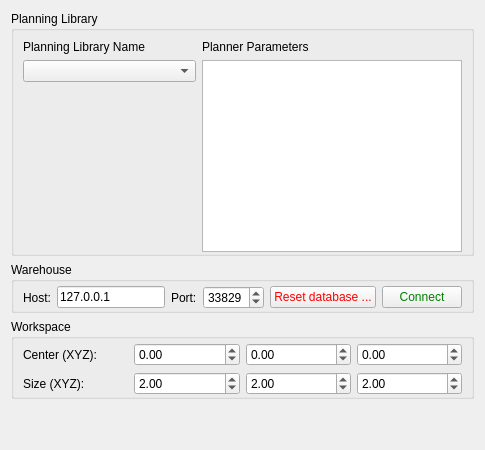
     <widget class="QWidget" name="context">
      <attribute name="title">
       <string>Context</string>
      </attribute>
      <layout class="QVBoxLayout" name="verticalLayout_3">
       <item>
        <widget class="QGroupBox" name="groupBox1">
         <property name="title">
          <string>Planning Library</string>
         </property>
         <layout class="QHBoxLayout" name="horizontalLayout_8" stretch="2,3">
          <property name="bottomMargin">
           <number>1</number>
          </property>
          <item>
           <layout class="QVBoxLayout" name="verticalLayout_13">
            <item>
             <widget class="QLabel" name="library_label">
              <property name="sizePolicy">
               <sizepolicy hsizetype="MinimumExpanding" vsizetype="Preferred">
                <horstretch>0</horstretch>
                <verstretch>0</verstretch>
               </sizepolicy>
              </property>
              <property name="text">
               <string>Planning Library Name</string>
              </property>
             </widget>
            </item>
            <item>
             <widget class="QComboBox" name="planning_algorithm_combo_box">
              <property name="sizePolicy">
               <sizepolicy hsizetype="MinimumExpanding" vsizetype="Preferred">
                <horstretch>0</horstretch>
                <verstretch>0</verstretch>
               </sizepolicy>
              </property>
             </widget>
            </item>
            <item>
             <spacer name="verticalSpacer_10">
              <property name="orientation">
               <enum>Qt::Vertical</enum>
              </property>
              <property name="sizeType">
               <enum>QSizePolicy::Expanding</enum>
              </property>
              <property name="sizeHint" stdset="0">
               <size>
                <width>20</width>
                <height>40</height>
               </size>
              </property>
             </spacer>
            </item>
           </layout>
          </item>
          <item>
           <layout class="QVBoxLayout" name="verticalLayout_14">
            <item>
             <widget class="QLabel" name="label_15">
              <property name="text">
               <string>Planner Parameters</string>
              </property>
             </widget>
            </item>
            <item>
             <widget class="moveit_rviz_plugin::MotionPlanningParamWidget" name="planner_param_treeview">
              <property name="autoScroll">
               <bool>false</bool>
              </property>
              <property name="indentation">
               <number>0</number>
              </property>
              <property name="rootIsDecorated">
               <bool>false</bool>
              </property>
              <attribute name="headerMinimumSectionSize">
               <number>20</number>
              </attribute>
             </widget>
            </item>
           </layout>
          </item>
         </layout>
        </widget>
       </item>
       <item>
        <widget class="QGroupBox" name="groupBox2">
         <property name="title">
          <string>Warehouse</string>
         </property>
         <layout class="QHBoxLayout" name="horizontalLayout">
          <property name="topMargin">
           <number>4</number>
          </property>
          <property name="bottomMargin">
           <number>1</number>
          </property>
          <item>
           <widget class="QLabel" name="label_2">
            <property name="text">
             <string>Host:</string>
            </property>
           </widget>
          </item>
          <item>
           <widget class="QLineEdit" name="database_host">
            <property name="text">
             <string>127.0.0.1</string>
            </property>
           </widget>
          </item>
          <item>
           <widget class="QLabel" name="label_3">
            <property name="text">
             <string>Port:</string>
            </property>
           </widget>
          </item>
          <item>
           <widget class="QSpinBox" name="database_port">
            <property name="maximum">
             <number>65535</number>
            </property>
            <property name="value">
             <number>33829</number>
            </property>
           </widget>
          </item>
          <item>
           <widget class="QPushButton" name="reset_db_button">
            <property name="sizePolicy">
             <sizepolicy hsizetype="Preferred" vsizetype="Fixed">
              <horstretch>0</horstretch>
              <verstretch>0</verstretch>
             </sizepolicy>
            </property>
            <property name="styleSheet">
             <string notr="true">color:red</string>
            </property>
            <property name="text">
             <string>Reset database ...</string>
            </property>
            <property name="default">
             <bool>false</bool>
            </property>
            <property name="flat">
             <bool>false</bool>
            </property>
           </widget>
          </item>
          <item>
           <widget class="QPushButton" name="database_connect_button">
            <property name="styleSheet">
             <string notr="true">color:green</string>
            </property>
            <property name="text">
             <string>Connect</string>
            </property>
            <property name="checkable">
             <bool>false</bool>
            </property>
            <property name="checked">
             <bool>false</bool>
            </property>
            <property name="default">
             <bool>false</bool>
            </property>
            <property name="flat">
             <bool>false</bool>
            </property>
           </widget>
          </item>
         </layout>
        </widget>
       </item>
       <item>
        <widget class="QGroupBox" name="groupBox_6">
         <property name="title">
          <string>Workspace</string>
         </property>
         <layout class="QGridLayout" name="gridLayout_18">
          <property name="topMargin">
           <number>4</number>
          </property>
          <property name="bottomMargin">
           <number>1</number>
          </property>
          <item row="0" column="0">
           <widget class="QLabel" name="label_21">
            <property name="text">
             <string>Center (XYZ):</string>
            </property>
           </widget>
          </item>
          <item row="0" column="1">
           <widget class="QDoubleSpinBox" name="wcenter_x">
            <property name="sizePolicy">
             <sizepolicy hsizetype="Ignored" vsizetype="Fixed">
              <horstretch>0</horstretch>
              <verstretch>0</verstretch>
             </sizepolicy>
            </property>
            <property name="minimum">
             <double>-10000.000000000000000</double>
            </property>
            <property name="maximum">
             <double>10000.000000000000000</double>
            </property>
           </widget>
          </item>
          <item row="0" column="2">
           <widget class="QDoubleSpinBox" name="wcenter_y">
            <property name="sizePolicy">
             <sizepolicy hsizetype="Ignored" vsizetype="Fixed">
              <horstretch>0</horstretch>
              <verstretch>0</verstretch>
             </sizepolicy>
            </property>
            <property name="minimum">
             <double>-10000.000000000000000</double>
            </property>
            <property name="maximum">
             <double>10000.000000000000000</double>
            </property>
           </widget>
          </item>
          <item row="0" column="3">
           <widget class="QDoubleSpinBox" name="wcenter_z">
            <property name="sizePolicy">
             <sizepolicy hsizetype="Ignored" vsizetype="Fixed">
              <horstretch>0</horstretch>
              <verstretch>0</verstretch>
             </sizepolicy>
            </property>
            <property name="minimum">
             <double>-10000.000000000000000</double>
            </property>
            <property name="maximum">
             <double>10000.000000000000000</double>
            </property>
           </widget>
          </item>
          <item row="1" column="0">
           <widget class="QLabel" name="label_22">
            <property name="text">
             <string>Size (XYZ):</string>
            </property>
           </widget>
          </item>
          <item row="1" column="1">
           <widget class="QDoubleSpinBox" name="wsize_x">
            <property name="sizePolicy">
             <sizepolicy hsizetype="Ignored" vsizetype="Fixed">
              <horstretch>0</horstretch>
              <verstretch>0</verstretch>
             </sizepolicy>
            </property>
            <property name="wrapping">
             <bool>false</bool>
            </property>
            <property name="minimum">
             <double>-10000.000000000000000</double>
            </property>
            <property name="maximum">
             <double>10000.000000000000000</double>
            </property>
            <property name="value">
             <double>2.000000000000000</double>
            </property>
           </widget>
          </item>
          <item row="1" column="2">
           <widget class="QDoubleSpinBox" name="wsize_y">
            <property name="sizePolicy">
             <sizepolicy hsizetype="Ignored" vsizetype="Fixed">
              <horstretch>0</horstretch>
              <verstretch>0</verstretch>
             </sizepolicy>
            </property>
            <property name="minimum">
             <double>-10000.000000000000000</double>
            </property>
            <property name="maximum">
             <double>10000.000000000000000</double>
            </property>
            <property name="value">
             <double>2.000000000000000</double>
            </property>
           </widget>
          </item>
          <item row="1" column="3">
           <widget class="QDoubleSpinBox" name="wsize_z">
            <property name="sizePolicy">
             <sizepolicy hsizetype="Ignored" vsizetype="Fixed">
              <horstretch>0</horstretch>
              <verstretch>0</verstretch>
             </sizepolicy>
            </property>
            <property name="minimum">
             <double>-10000.000000000000000</double>
            </property>
            <property name="maximum">
             <double>10000.000000000000000</double>
            </property>
            <property name="value">
             <double>2.000000000000000</double>
            </property>
           </widget>
          </item>
         </layout>
        </widget>
       </item>
       <item>
        <spacer name="verticalSpacer_5">
         <property name="orientation">
          <enum>Qt::Vertical</enum>
         </property>
         <property name="sizeHint" stdset="0">
          <size>
           <width>20</width>
           <height>40</height>
          </size>
         </property>
        </spacer>
       </item>
      </layout>
     </widget>
